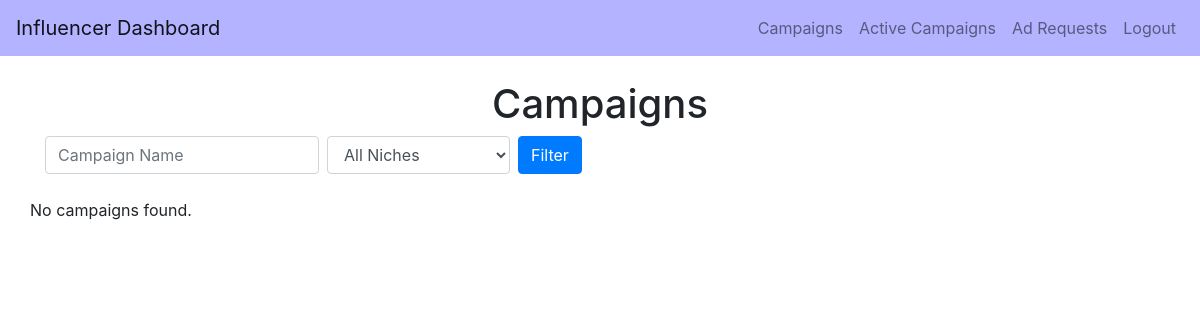
Page /influencer_campaigns/tanmay on the earlier database version.
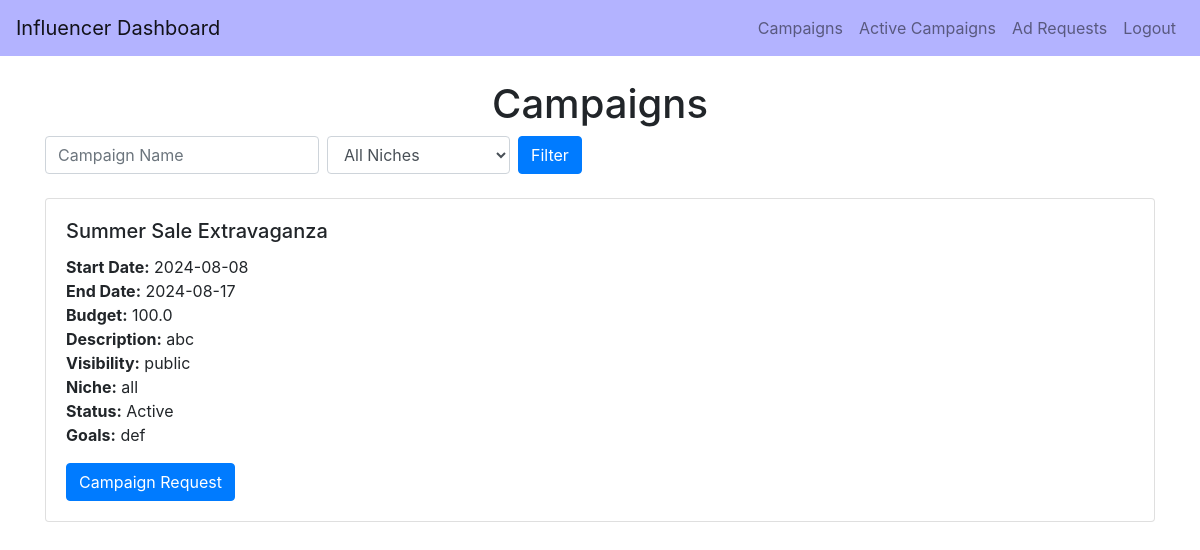
Same page on the later database version.
### backend/models.py (models this page shows)
class Campaign(db.Model):
    __tablename__ = 'campaign'
    id = db.Column(db.Integer, primary_key=True)
    name = db.Column(db.String(100), nullable=False)
    description = db.Column(db.Text, nullable=False)
    start_date = db.Column(db.Date, nullable=False)
    end_date = db.Column(db.Date, nullable=False)
    budget = db.Column(db.Float, nullable=False)
    visibility = db.Column(db.String(10), nullable=False)  # public, private
    goals = db.Column(db.Text, nullable=False)
    niche = db.Column(db.String(50), nullable=False)
    status = db.Column(db.String(10), nullable=False)
    flagged = db.Column(db.Boolean, default=False, nullable=False)
    user_id = db.Column(db.Integer, db.ForeignKey('user.id'), nullable=False)
    ad_requests = db.relationship('AdRequest', backref='campaigns_ad_requests')
    campaign_requests = db.relationship('CampaignRequest', backref='campaign_campaign_requests')

### backend/controller.py (the view)
@app.route('/influencer_campaigns/<username>', methods=['GET'])
def influencer_campaigns(username):
    user = User.query.filter_by(username=username).first()
    current_influencer = Influencer.query.filter_by(user_id=user.id).first()
    name_filter = request.args.get('name', '')
    niche_filter = request.args.get('niche', '')
    campaigns = Campaign.query.all()
    filtered_campaigns = []
    for campaign in campaigns:
        if campaign.visibility == 'public':
            filtered_campaigns.append(campaign)
        elif campaign.visibility == 'private' and campaign.niche == current_influencer.niche:
            filtered_campaigns.append(campaign)
    if name_filter:
        filtered_campaigns = [c for c in filtered_campaigns if name_filter.lower() in c.name.lower()]
    if niche_filter:
        filtered_campaigns = [c for c in filtered_campaigns if c.niche == niche_filter]
    return render_template('influencer_campaigns.html',
                           username=username,
                           campaigns=filtered_campaigns)

### templates/influencer_campaigns.html (shortened to what this page needs)
<!DOCTYPE html>
<html lang="en">
<head>
    <link href="https://stackpath.bootstrapcdn.com/bootstrap/4.5.2/css/bootstrap.min.css" rel="stylesheet">
</head>
<body>
<nav class="navbar navbar-expand-lg navbar-light" style="background-color: #b3b3ff;">
    <a class="navbar-brand" href="{{ url_for('influencer_dashboard', username=username) }}">Influencer Dashboard</a>
    <div class="collapse navbar-collapse">
        <ul class="navbar-nav ml-auto">
            <li class="nav-item">
                <a class="nav-link" href="{{ url_for('influencer_campaigns', username=username) }}">Campaigns</a>
            </li>
            <li class="nav-item">
                <a class="nav-link" href="{{ url_for('active_campaigns', username=username) }}">Active Campaigns</a>
            </li>
            <li class="nav-item">
                <a class="nav-link" href="#">Ad Requests</a>
            </li>
            <li class="nav-item">
                <a class="nav-link" href="{{ url_for('logout') }}">Logout</a>
            </li>
        </ul>
    </div>
</nav>
<div class="container mt-4">
    <h1 class="text-center">Campaigns</h1>
    <form class="form-inline mb-4" method="GET" action="{{ url_for('influencer_campaigns', username=username) }}">
        <input class="form-control mr-2" type="text" name="name" placeholder="Campaign Name" value="{{ request.args.get('name', '') }}">
        <select class="form-control mr-2" name="niche">
            <option value="">All Niches</option>
        </select>
        <button class="btn btn-primary" type="submit">Filter</button>
    </form>
    <div class="row">
        {% if campaigns %}
            {% for campaign in campaigns %}
                <div class="col-12 mb-4">
                    <div class="card">
                        <div class="card-body">
                            <h5 class="card-title">{{ campaign.name }}</h5>
                            <p class="card-text">
                                <strong>Start Date:</strong> {{ campaign.start_date }}<br>
                                <strong>End Date:</strong> {{ campaign.end_date }}<br>
                                <strong>Budget:</strong> {{ campaign.budget }}<br>
                                <strong>Description:</strong> {{ campaign.description }}<br>
                                <strong>Visibility:</strong> {{ campaign.visibility }}<br>
                                <strong>Niche:</strong> {{ campaign.niche }}<br>
                                <strong>Status:</strong> {{ campaign.status }}<br>
                                <strong>Goals:</strong> {{ campaign.goals }}<br>
                            </p>
                            <button class="btn btn-primary" data-toggle="modal" data-target="#campaignRequestModal" data-campaign-id="{{ campaign.id }}">Campaign Request</button>
                        </div>
                    </div>
                </div>
            {% endfor %}
        {% else %}
            <p>No campaigns found.</p>
        {% endif %}
    </div>
</div>
</body>
</html>

Differences in the rows shown:
now on this page (row edited): Campaign: name "Summer Sale Extravaganza", start_date "2024-08-08", end_date "2024-08-17", budget "100.0", description "abc", visibility "public", niche "all", status "Active", goals "def"
Other differences:
text no longer shown: "No campaigns found."
